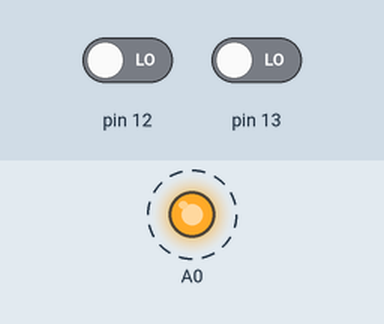
Simulated run of this sketch. Board: Arduino Uno, built with avr-gcc and run on an emulated ATmega328P. On the bench: output pins drawn as LEDs (lit = HIGH). Dashed ring = blinking. The test bench sets the inputs (shaded band); at power-on: pin 12 LOW, pin 13 LOW. What the sketch prints to the serial monitor is not drawn.

Above: at 0.15 s.
Timing chart, 0 to 3.0 s (numbered marks = the images above):
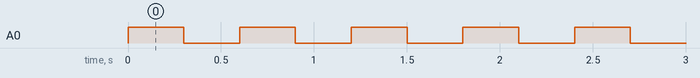

The sketch:

Switch_Test_Code.ino
```cpp
// Author: RICR - Raj Institute of Coding and Robotics
// https://ricr.in
// contact@ricr.in +918889991736

void setup()
{
    pinMode(12, INPUT);
    pinMode(13, INPUT);
    pinMode(A0, OUTPUT);
    Serial.begin(9600);
}

void loop()
{
    int a = digitalRead(12);
    int b = digitalRead(13);

    Serial.print(a);
    Serial.print(" - ");
    Serial.println(b);
    digitalWrite(A0, HIGH);
    delay(300);
    digitalWrite(A0, LOW);
    delay(300);
}
```

Measured:
- by itself, A0: alternates HIGH for 0.30 s and LOW for 0.30 s
